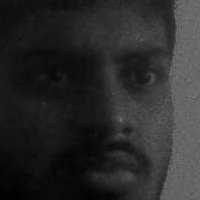
#> input picture dataset/RAGHURAM/0.jpg, 200 x 200 px, given in place of the camera
$ python register_face.py
#> lines starting #> are read from the running program, lines starting #| are printed output that depends on the picture
import cv2
import os
import numpy as np

user = input("Enter user name: ")
#> the answer given: dataset/RAGHURAM/0.jpg
os.makedirs("dataset", exist_ok=True)
user_path = f"dataset/{user}"
os.makedirs(user_path, exist_ok=True)

cap = cv2.VideoCapture(0)
face_cascade = cv2.CascadeClassifier(
    cv2.data.haarcascades + "haarcascade_frontalface_default.xml"
)

count = 0
while count < 30:
    ret, frame = cap.read()
#> frame is the input picture: shape (200, 200, 3); min 0, max 122, mean 42.2
    gray = cv2.cvtColor(frame, cv2.COLOR_BGR2GRAY)
    faces = face_cascade.detectMultiScale(gray, 1.3, 5)
#> faces = [[20, 13, 167, 167]]

    for (x,y,w,h) in faces:
        face = gray[y:y+h, x:x+w]
        face = cv2.resize(face, (200, 200))
        cv2.imwrite(f"{user_path}/{count}.jpg", face)
        count += 1
#> this loop made 1 pass
#> (x, y, w, h, count) on pass 1: (20, 13, 167, 167, 1)
#> pass 1, `face = gray[y:y+h, x:x+w]`:
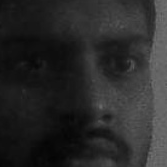
#> face: shape (167, 167); min 4, max 113, mean 41.5
#> after the loop, count = 1

    cv2.imshow("Register Face", frame)
    if cv2.waitKey(1) == 27:
#> (key Esc is pressed here)
        break

cap.release()
cv2.destroyAllWindows()
print("Face registered successfully")

$ run again, on dataset/RAGHURAM/1.jpg
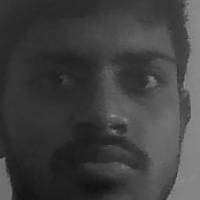
#> input picture dataset/RAGHURAM/1.jpg, 200 x 200 px, given in place of the camera
#> frame is the input picture: shape (200, 200, 3); min 16, max 145, mean 64.1
#> faces = [[15, 12, 177, 177]]
#> the loop `for (x,y,w,h) in faces:` made 1 pass
#> (x, y, w, h, count) on pass 1: (15, 12, 177, 177, 1)
#> pass 1, `face = gray[y:y+h, x:x+w]`:
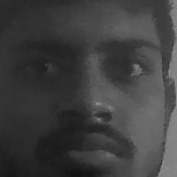
#> face: shape (177, 177); min 16, max 145, mean 62.8
#> after the loop `for (x,y,w,h) in faces:`: count = 1
